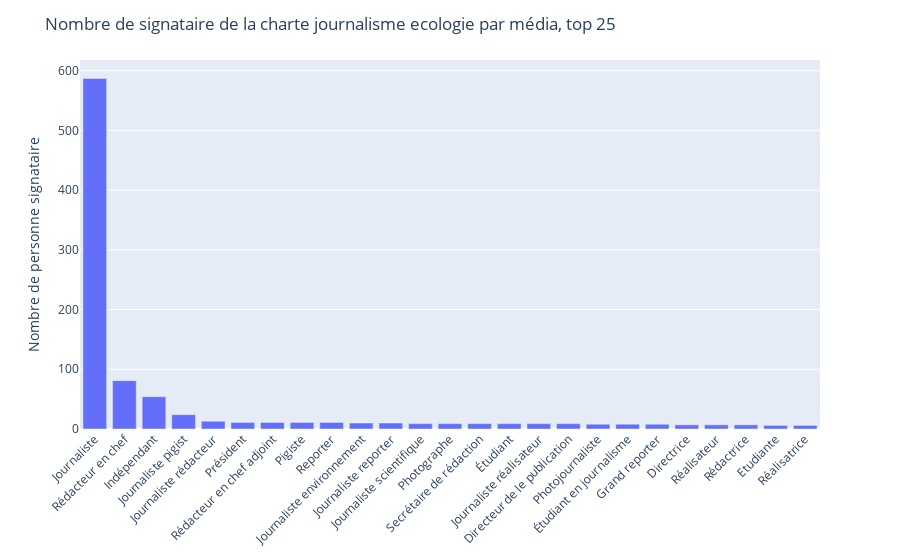

Source (notebook cell):
### Code cell
bar_plot_nb_of_signataire_per_media(df_signing, column="Lemmatized Fonction")

### Figure 1 — Plotly figure (JSON) as saved in the notebook; plotly's stock layout.template omitted (floating-point values rounded to 4 significant figures)
{"data": [{"alignmentgroup": "True", "hovertemplate": "Lemmatized Fonction=%{x}<br>Nom=%{y}<extra></extra>", "legendgroup": "", "marker": {"color": "#636efa", "pattern": {"shape": ""}}, "name": "", "offsetgroup": "", "orientation": "v", "showlegend": false, "textposition": "auto", "type": "bar", "x": ["Journaliste", "Rédacteur en chef", "Indépendant", "Journaliste pigist", "Journaliste rédacteur", "Président", "Rédacteur en chef adjoint", "Pigiste", "Reporter", "Journaliste environnement", "Journaliste reporter", "Journaliste scientifique", "Photographe", "Secrétaire de rédaction", "Étudiant", "Journaliste réalisateur", "Directeur de le publication", "Photojournaliste", "Étudiant en journalisme", "Grand reporter", "Directrice", "Réalisateur", "Rédactrice", "Etudiante", "Réalisatrice"], "xaxis": "x", "y": [587, 81, 54, 24, 13, 11, 11, 11, 11, 10, 10, 9, 9, 9, 9, 9, 9, 8, 8, 8, 7, 7, 7, 6, 6], "yaxis": "y"}], "layout": {"barmode": "relative", "legend": {"tracegroupgap": 0}, "margin": {"b": 100, "t": 60}, "title": {"text": "Nombre de signataire de la charte journalisme ecologie par média, top 25"}, "xaxis": {"anchor": "y", "domain": [0, 1], "tickangle": -45, "title": {}}, "yaxis": {"anchor": "x", "domain": [0, 1], "title": {"text": "Nombre de personne signataire"}}}}
